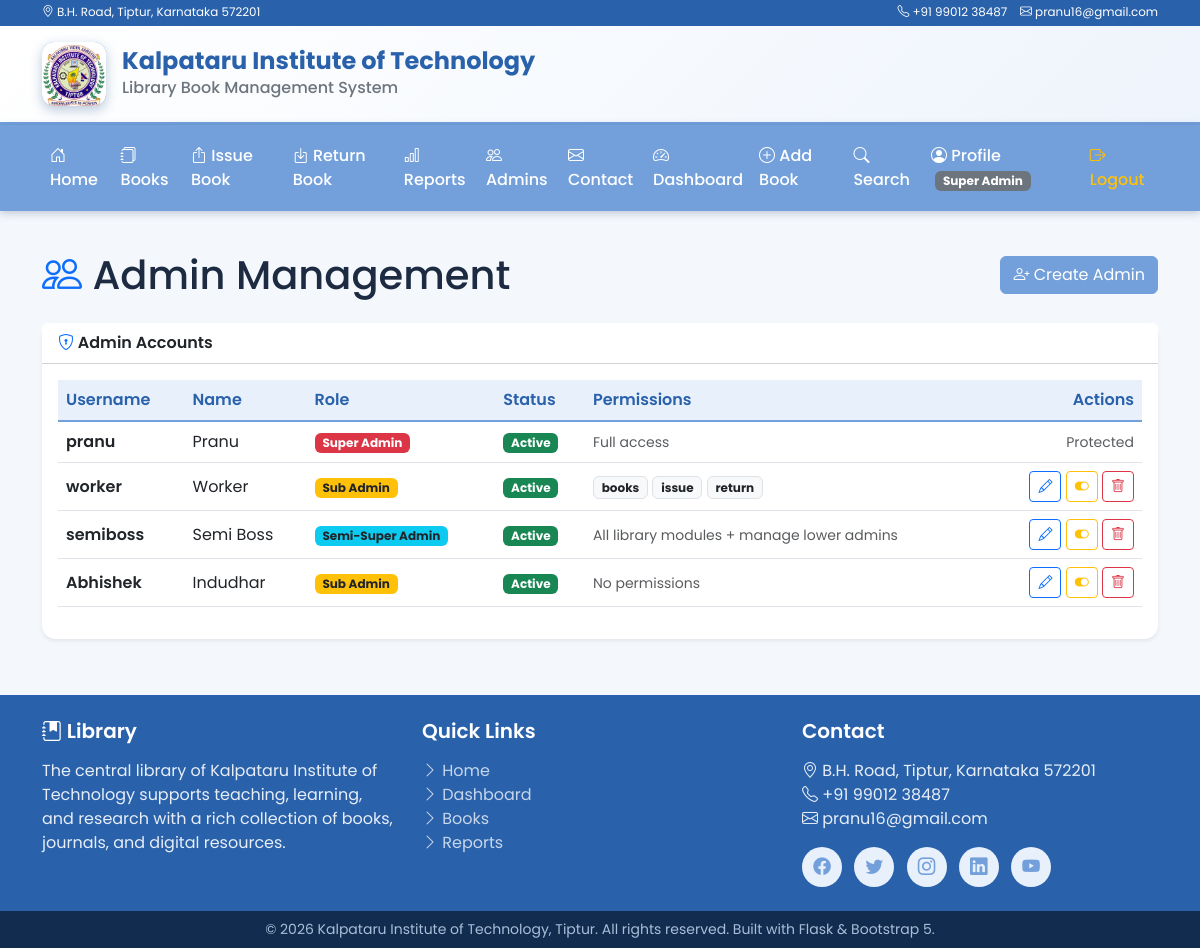
The page /admin_management (signed in) on the database its author committed.
### tables this page shows
CREATE TABLE admin (
            id          INTEGER PRIMARY KEY AUTOINCREMENT,
            username    TEXT NOT NULL UNIQUE,
            password    TEXT NOT NULL,
            name        TEXT NOT NULL
        , role TEXT NOT NULL DEFAULT 'admin', permissions TEXT NOT NULL DEFAULT '[]', is_active INTEGER NOT NULL DEFAULT 1);

### app.py (the view)
@app.route("/admin_management")
@role_required("manage_admins")
def admin_management():
    conn = db.get_connection()
    admins = conn.execute(
        "SELECT id, username, name, role, permissions, is_active FROM admin"
    ).fetchall()
    conn.close()
    admin_list = []
    for a in admins:
        try:
            perms = json.loads(a["permissions"]) if a["permissions"] else []
        except (ValueError, TypeError):
            perms = []
        admin_list.append(dict(a, permissions_list=perms))
    return render_template("admin_management.html", admins=admin_list)

### app.py (called while the page is built, shortened)
def get_user_permissions():
    role = session.get("role")
    if role in db.RULES and role != db.ROLE_SUB_ADMIN:
        return db.RULES[role]

def has_permission(module):
    if module in db.SUPER_ADMIN_ONLY_MODULES:
        return session.get("role") == db.ROLE_SUPER_ADMIN
    return module in get_user_permissions()

def can_manage(actor_role, target_role):
    if actor_role == db.ROLE_SUPER_ADMIN:
        return True
    if actor_role == db.ROLE_SEMI_SUPER_ADMIN:
        return target_role in (db.ROLE_SUB_ADMIN, db.ROLE_SEMI_SUPER_ADMIN)
    return False

def role_required(module):
    def decorator(func):
        @wraps(func)
        def wrapper(*args, **kwargs):
            if "logged_in" not in session:
                return redirect(url_for("login"))
            if not has_permission(module):
                abort(403)
            return func(*args, **kwargs)
        return wrapper
    return decorator

@app.context_processor
def inject_now():
    return {"now": datetime.now().year}

@app.context_processor
def inject_rbac_globals():
    role = session.get("role", db.ROLE_SUPER_ADMIN)
    role_labels = {
        db.ROLE_SUPER_ADMIN: "Super Admin",
        db.ROLE_SEMI_SUPER_ADMIN: "Semi-Super Admin",
        db.ROLE_SUB_ADMIN: "Sub Admin",
    }
    role_label = role_labels.get(role, "Admin")
    return {
        "current_role_label": role_label,
        "has_perm": has_permission,
        "can_manage": can_manage,
        "current_role": role,
    }

### database.py (called while the page is built)
def get_connection():
    conn = sqlite3.connect(DB_PATH)
    conn.row_factory = sqlite3.Row
    conn.execute("PRAGMA foreign_keys = ON")
    return conn

### templates/admin_management.html (shortened to what this page needs)
{% extends "base.html" %}
{% block content %}
<div class="d-flex justify-content-between align-items-center mb-4 flex-wrap gap-2">
  <h1 class="mb-0"><i class="bi bi-people text-primary"></i> Admin Management</h1>
  <a href="{{ url_for('create_sub_admin') }}" class="btn btn-primary">
    <i class="bi bi-person-plus"></i> Create Admin
  </a>
</div>
<div class="card border-0 shadow-sm">
  <div class="card-header bg-white fw-semibold">
    <i class="bi bi-shield-lock text-primary"></i> Admin Accounts
  </div>
  <div class="card-body">
    <div class="table-responsive">
      <table class="table table-hover align-middle">
        <thead>
          <tr>
            <th>Username</th>
            <th>Name</th>
            <th>Role</th>
            <th>Status</th>
            <th>Permissions</th>
            <th class="text-end">Actions</th>
          </tr>
        </thead>
        <tbody>
          {% for admin in admins %}
          <tr>
            <td class="fw-semibold">{{ admin['username'] }}</td>
            <td>{{ admin['name'] }}</td>
            <td>
              {% if admin['role'] == 'admin' %}
                <span class="badge bg-danger">Super Admin</span>
              {% elif admin['role'] == 'semi_admin' %}
                <span class="badge bg-info text-dark">Semi-Super Admin</span>
              {% else %}
                <span class="badge bg-warning text-dark">Sub Admin</span>
              {% endif %}
            </td>
            <td>
              {% if admin['is_active'] %}
                <span class="badge bg-success">Active</span>
              {% else %}
                <span class="badge bg-secondary">Disabled</span>
              {% endif %}
            </td>
            <td>
              {% if admin['role'] == 'admin' %}
                <span class="text-muted small">Full access</span>
              {% elif admin['role'] == 'semi_admin' %}
                <span class="text-muted small">All library modules + manage lower admins</span>
              {% else %}
                {% for perm in admin['permissions_list'] %}
                  <span class="badge bg-light text-dark border">{{ perm }}</span>
                {% else %}
                  <span class="text-muted small">No permissions</span>
                {% endfor %}
              {% endif %}
            </td>
            <td class="text-end">
              {% if can_manage(current_role, admin['role']) and admin['role'] != 'admin' %}
                <a href="{{ url_for('edit_sub_admin', admin_id=admin['id']) }}" class="btn btn-sm btn-outline-primary" title="Edit">
                  <i class="bi bi-pencil"></i>
                </a>
                <a href="{{ url_for('toggle_sub_admin', admin_id=admin['id']) }}" class="btn btn-sm btn-outline-warning" title="Enable/Disable"
                   onclick="return confirm('Toggle this account status?');">
                  <i class="bi bi-toggle-on"></i>
                </a>
                <a href="{{ url_for('delete_sub_admin', admin_id=admin['id']) }}" class="btn btn-sm btn-outline-danger" title="Delete"
                   onclick="return confirm('Delete this admin? This cannot be undone.');">
                  <i class="bi bi-trash"></i>
                </a>
              {% else %}
                <span class="text-muted small">Protected</span>
              {% endif %}
            </td>
          </tr>
          {% endfor %}
        </tbody>
      </table>
    </div>
  </div>
</div>
{% endblock %}

### static/css/style.css (style rules this page uses)
:root { --primary: #73a0db; --primary-dark: #2961ab; --primary-light: #e8f0fb; --accent: #ffc107; --success: #1e8e3e; --warning: #d97706; --danger: #324c6c; --text-dark: #1c2b42; --text-muted: #6c757d; --border: #e2e8f0; --bg-soft: #f4f7fb; }
* { font-family: "Poppins", "Segoe UI", Arial, sans-serif; }
body { background: var(--bg-soft); color: var(--text-dark); min-height: 100vh; display: flex; flex-direction: column; }
.card { border-radius: 14px; }
.table thead th { background: var(--primary-light); color: var(--primary-dark); border-bottom: 2px solid var(--primary); font-weight: 600; white-space: nowrap; }
.btn-primary { background: var(--primary); border-color: var(--primary); }

### rows shown on the page
admin: username "pranu", name "Pranu", role "Super Admin", is_active "Active"
admin: username "worker", name "Worker", role "Sub Admin", is_active "Active", perm "books" "issue" "return"
admin: username "semiboss", name "Semi Boss", role "Semi-Super Admin", is_active "Active", shows "All library modules + manage lower admins"
admin: username "Abhishek", name "Indudhar", role "Sub Admin", is_active "Active"

### other values the page prints
{{ current_role_label }} "Super Admin"
